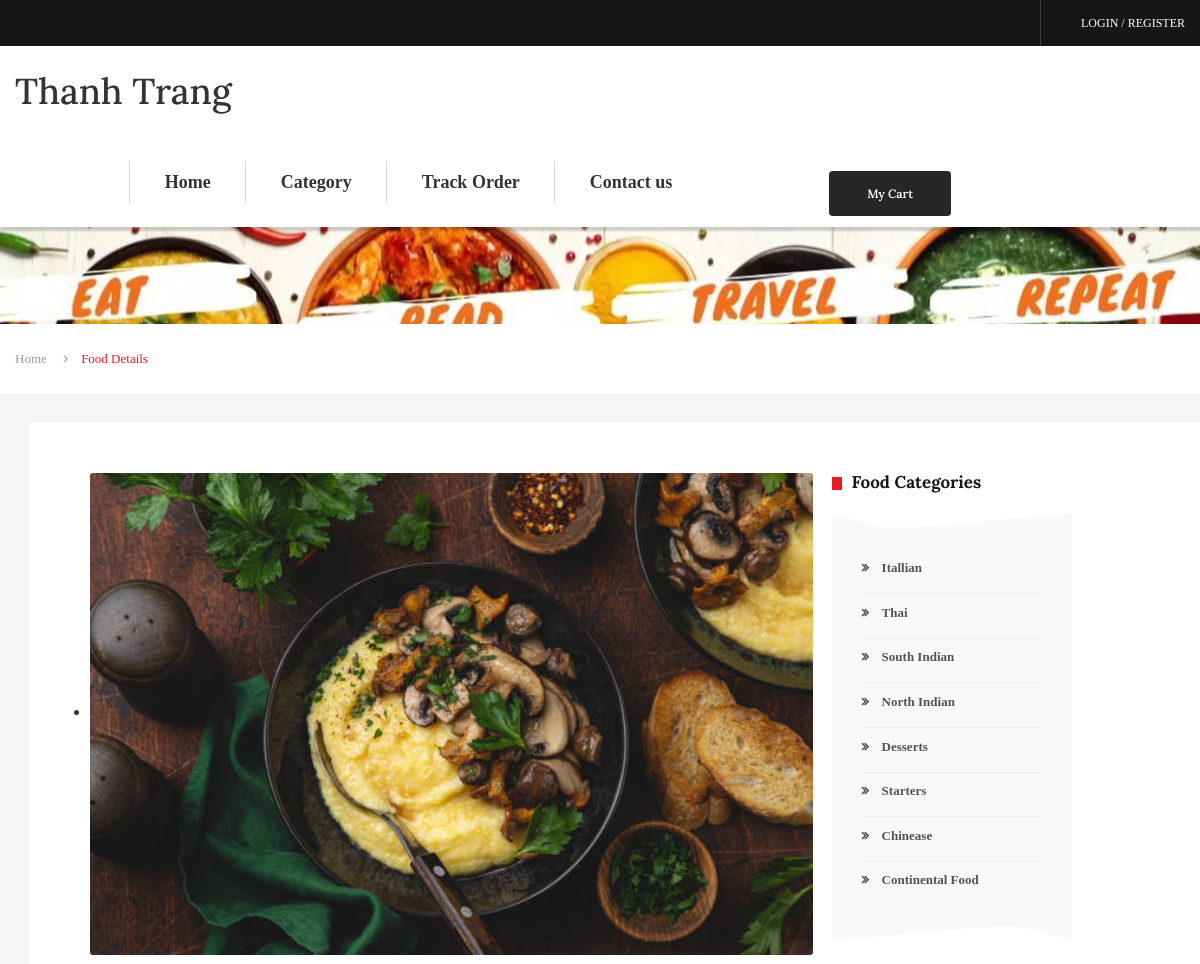
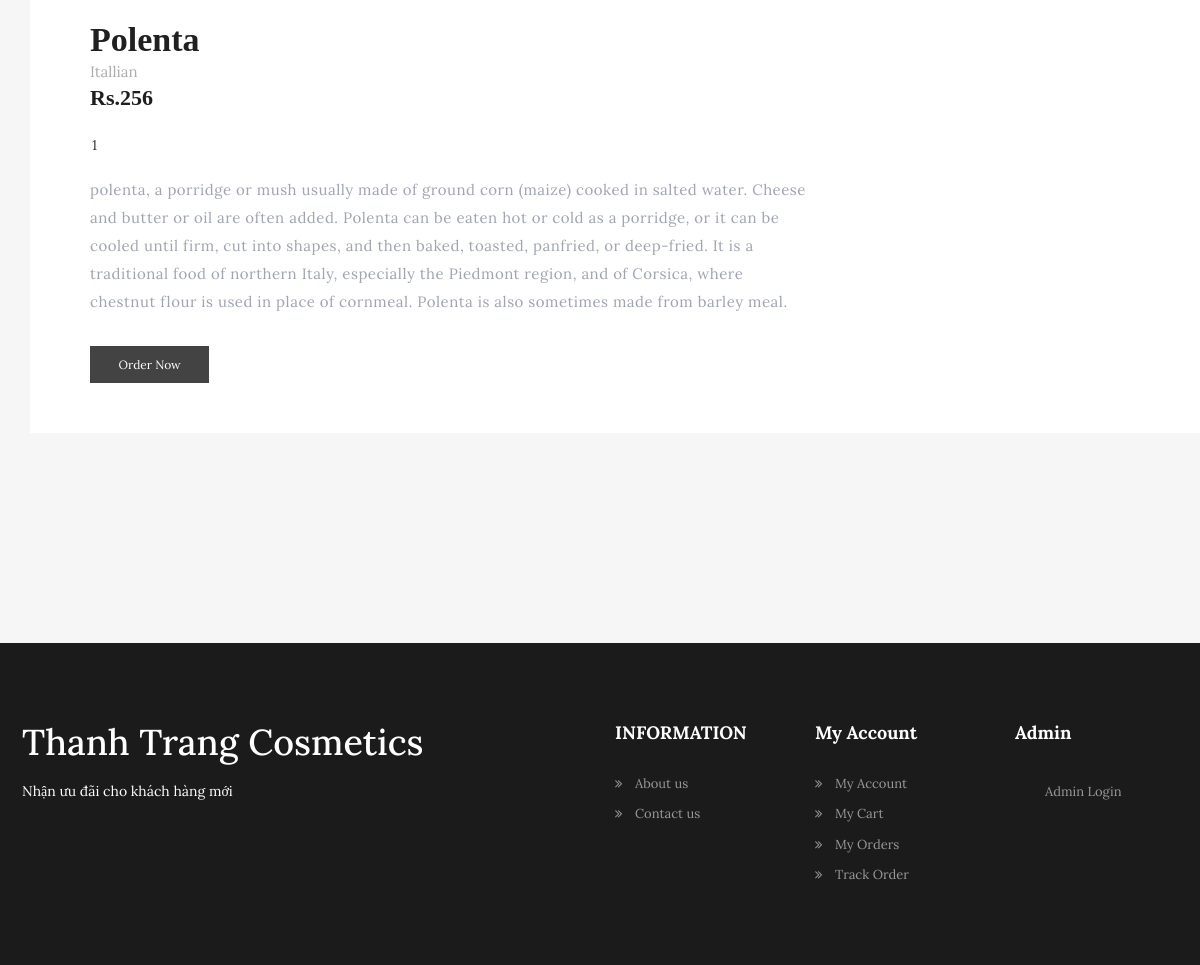
/orcms1/food-detail.php?fid=1, run on the app's committed database (2 pictures, top to bottom).
### tables this page shows
CREATE TABLE `tblfood` (
  `ID` int(10) NOT NULL,
  `CategoryName` varchar(120) DEFAULT NULL,
  `ItemName` varchar(120) DEFAULT NULL,
  `ItemPrice` varchar(120) DEFAULT NULL,
  `ItemDes` varchar(500) DEFAULT NULL,
  `Image` varchar(120) DEFAULT NULL,
  `ItemQty` varchar(120) DEFAULT NULL
);

CREATE TABLE `tblcategory` (
  `ID` int(5) NOT NULL,
  `CategoryName` varchar(120) DEFAULT NULL,
  `CreationDate` timestamp NULL DEFAULT current_timestamp()
);

### orcms1/food-detail.php (the view, shortened to what this page needs)
<?php
include_once('includes/dbconnection.php');
?>
<!DOCTYPE html>
<html lang="en">
<head>
    <link rel="stylesheet" href="assets/css/icons.min.css">
    <link rel="stylesheet" href="assets/css/bootstrap.min.css">
    <link rel="stylesheet" href="assets/css/main.css">
    <link rel="stylesheet" href="assets/css/red-color.css">
    <link rel="stylesheet" href="assets/css/yellow-color.css">
    <link rel="stylesheet" href="assets/css/responsive.css">
</head>
<body itemscope>
<?php include_once('includes/header.php');?>
<?php
 $cid=$_GET['fid'];
$ret=mysqli_query($con,"select * from tblfood where ID='$cid'");
while ($row=mysqli_fetch_array($ret)) {
?>
        <section>
            <div class="block">
                <div class="page-title-wrapper text-center">
					<div class="col-md-12 col-sm-12 col-lg-12">
						<div class="page-title-inner">
							<h1 itemprop="headline"><?php echo $row['ItemName'];?> Details</h1>
						</div>
					</div>
                </div>
            </div>
        </section>
        <div class="bread-crumbs-wrapper">
            <div class="container">
                <ol class="breadcrumb">
                    <li class="breadcrumb-item"><a href="index.php" title="" itemprop="url">Home</a></li>
                    <li class="breadcrumb-item active">Food Details</li>
                </ol>
            </div>
        </div>
        <section>
            <div class="block gray-bg bottom-padd210 top-padd30">
                    <div class="container">
                        <div class="row">
                            <div class="col-md-12">
                            <div class="sec-box">
    							<div class="sec-wrapper">
<form method="post">
    								<div class="col-md-8 col-sm-12 col-lg-8">
    									<div class="restaurant-detail-wrapper">
    										<div class="restaurant-detail-info">
    											<div class="restaurant-detail-thumb">
    												<ul class="restaurant-detail-img-carousel">
    													<li><img class="brd-rd3" src="admin/itemimages/<?php echo $row['Image'];?>" alt="<?php echo $row['ItemName'];?>" itemprop="image"></li>
    												</ul>
    											</div>
    											<div class="restaurant-detail-title">
    												<h1 itemprop="headline"><?php echo $row['ItemName'];?></h1>
    												<div class="info-meta">
    													<span><?php echo $row['CategoryName'];?></span>
    												</div>
    												<span class="price">Rs.<?php echo $row['ItemPrice'];?></span>
    												<div class="qty-wrap">
    <input class="qty" name="foodqty" type="text" value="1">
    												</div>
    												<p itemprop="description"><?php echo $row['ItemDes'];?></p>
<?php if($_SESSION['orcmsuid']==""){?>
  <a class="log-popup-btn" href="#" title="Login"  class="btn  pull-right red-bg brd-rd3">Order Now</a>
<?php } else {?>
<button type="submit" name="addcart" class="btn  pull-right red-bg brd-rd3">Order Now</button>
                                                <?php } ?>
    											</div>
    										</div>
    									</div>
    								</div>
                                    </form>
<?php } ?>
<div class="col-md-3 col-sm-12 col-lg-3" style="margin-left:2%">
                                    <div class="sidebar right">
                                        <div class="widget style2 quick_filters wow fadeIn" data-wow-delay="0.2s" style="visibility: visible; animation-delay: 0.2s; animation-name: fadeIn;">
                                            <h4 class="widget-title2 sudo-bg-red" itemprop="headline">Food Categories</h4>
                                            <div class="widget-data">
                                                <ul>
<?php
     $query=mysqli_query($con,"select * from  tblcategory");
              while($row=mysqli_fetch_array($query))
              {
              ?>
                                                    <li><span class="radio-box"><label for="filt1-1"><a href="categorywise-menu.php?catid=<?php echo $row['CategoryName'];?>"><?php echo $row['CategoryName'];?></a></label></span></li>
                                                <?php } ?>
                                                </ul>
                                            </div>
                                        </div>
                                    </div>
                                </div>
    							</div>
                            </div>
                        </div>
                    </div>
                </div>
            </div>
        </section>
    <?php include_once('includes/footer.php');
      ?>
    </main>
</body>
</html>

### data on the page
tblfood: Image (picture), ItemName "Polenta", CategoryName "Itallian", ItemPrice "256", ItemDes "polenta, a porridge or mush usually made of ground corn (maize) cooked in salted water. Cheese and butter or oil are often added. Polenta can be eaten hot or cold as a porridge, or it can be cooled until firm, cut into shapes, and then baked, toasted, panfried, or deep-fried. It is a traditional food of northern Italy, especially the Piedmont region, and of Corsica, where chestnut flour is used in place of cornmeal. Polenta is also sometimes made from barley meal."
tblcategory: CategoryName "Itallian"
tblcategory: CategoryName "Thai"
tblcategory: CategoryName "South Indian"
tblcategory: CategoryName "North Indian"
tblcategory: CategoryName "Desserts"
tblcategory: CategoryName "Starters"
tblcategory: CategoryName "Chinease"
tblcategory: CategoryName "Continental Food"
